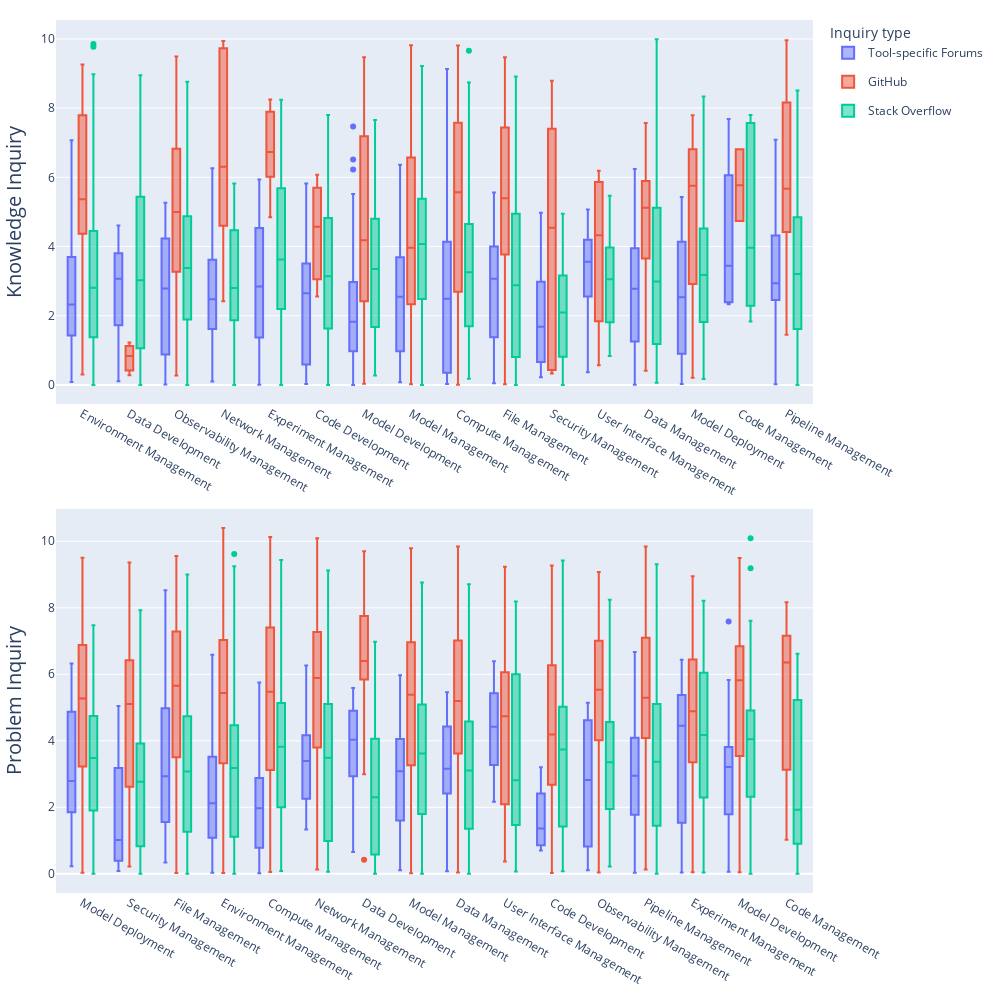

Notebook code cell kept with this figure:
### Code cell
df = pd.read_json(os.path.join(path_rq3, 'forums.json'))
df['Challenge_resolved_time'] = df['Challenge_resolved_time'].apply(lambda x: np.log(x+1))
df['Challenge_topic_macro'] = df['Challenge_topic_macro'].apply(lambda x: macro_topic_indexing[x])

n = len(df['Challenge_type'].unique())
fig = make_subplots(rows=n, cols=1, shared_xaxes=False, vertical_spacing=0.12)

for i, (type, group) in enumerate(df.groupby('Challenge_type')):
    temp_fig = px.box(group, x="Challenge_topic_macro", y="Challenge_resolved_time", color="Platform")
    for trace in temp_fig.data:       
        trace.showlegend = True if i == 0 else False
        fig.add_trace(trace, row=i+1, col=1)
    fig.update_yaxes(title_text=f'{type[0].upper() + type[1:]} Inquiry', title_font=dict(size=20), row=i+1, col=1)

fig.update_layout(
    width=1000, 
    height=1000,
    margin=go.layout.Margin(
        l=20,  # left margin
        r=20,  # right margin
        b=20,  # bottom margin
        t=20,  # top margin
    ),
    legend_title='Inquiry type',
    boxmode='group' 
)
fig.show()
fig.write_image(os.path.join(path_rq3, f'Macro-topics resolved time boxplot.pdf'))

### Figure 1 — Plotly figure (JSON) as saved in the notebook; plotly's stock layout.template omitted (floating-point values rounded to 4 significant figures; data arrays with more than 128 entries replaced by an {"elided": "..."} marker saying what was removed)
{"data": [{"alignmentgroup": "True", "hovertemplate": "Platform=Tool-specific Forums<br>Challenge_topic_macro=%{x}<br>Challenge_resolved_time=%{y}<extra></extra>", "legendgroup": "Tool-specific Forums", "marker": {"color": "#636efa"}, "name": "Tool-specific Forums", "notched": false, "offsetgroup": "Tool-specific Forums", "orientation": "v", "showlegend": true, "type": "box", "x": {"elided": "2223 str values"}, "x0": " ", "xaxis": "x", "y": {"elided": "2223 float values"}, "y0": " ", "yaxis": "y"}, {"alignmentgroup": "True", "hovertemplate": "Platform=GitHub<br>Challenge_topic_macro=%{x}<br>Challenge_resolved_time=%{y}<extra></extra>", "legendgroup": "GitHub", "marker": {"color": "#EF553B"}, "name": "GitHub", "notched": false, "offsetgroup": "GitHub", "orientation": "v", "showlegend": true, "type": "box", "x": {"elided": "318 str values"}, "x0": " ", "xaxis": "x", "y": {"elided": "318 float values"}, "y0": " ", "yaxis": "y"}, {"alignmentgroup": "True", "hovertemplate": "Platform=Stack Overflow<br>Challenge_topic_macro=%{x}<br>Challenge_resolved_time=%{y}<extra></extra>", "legendgroup": "Stack Overflow", "marker": {"color": "#00cc96"}, "name": "Stack Overflow", "notched": false, "offsetgroup": "Stack Overflow", "orientation": "v", "showlegend": true, "type": "box", "x": {"elided": "3029 str values"}, "x0": " ", "xaxis": "x", "y": {"elided": "3029 float values"}, "y0": " ", "yaxis": "y"}, {"alignmentgroup": "True", "hovertemplate": "Platform=Tool-specific Forums<br>Challenge_topic_macro=%{x}<br>Challenge_resolved_time=%{y}<extra></extra>", "legendgroup": "Tool-specific Forums", "marker": {"color": "#636efa"}, "name": "Tool-specific Forums", "notched": false, "offsetgroup": "Tool-specific Forums", "orientation": "v", "showlegend": false, "type": "box", "x": {"elided": "2474 str values"}, "x0": " ", "xaxis": "x2", "y": {"elided": "2474 float values"}, "y0": " ", "yaxis": "y2"}, {"alignmentgroup": "True", "hovertemplate": "Platform=GitHub<br>Challenge_topic_macro=%{x}<br>Challenge_resolved_time=%{y}<extra></extra>", "legendgroup": "GitHub", "marker": {"color": "#EF553B"}, "name": "GitHub", "notched": false, "offsetgroup": "GitHub", "orientation": "v", "showlegend": false, "type": "box", "x": {"elided": "1992 str values"}, "x0": " ", "xaxis": "x2", "y": {"elided": "1992 float values"}, "y0": " ", "yaxis": "y2"}, {"alignmentgroup": "True", "hovertemplate": "Platform=Stack Overflow<br>Challenge_topic_macro=%{x}<br>Challenge_resolved_time=%{y}<extra></extra>", "legendgroup": "Stack Overflow", "marker": {"color": "#00cc96"}, "name": "Stack Overflow", "notched": false, "offsetgroup": "Stack Overflow", "orientation": "v", "showlegend": false, "type": "box", "x": {"elided": "3656 str values"}, "x0": " ", "xaxis": "x2", "y": {"elided": "3656 float values"}, "y0": " ", "yaxis": "y2"}], "layout": {"boxmode": "group", "height": 1000, "legend": {"title": {"text": "Inquiry type"}}, "margin": {"b": 20, "l": 20, "r": 20, "t": 20}, "width": 1000, "xaxis": {"anchor": "y", "domain": [0, 1]}, "xaxis2": {"anchor": "y2", "domain": [0, 1]}, "yaxis": {"anchor": "x", "domain": [0.56, 1], "title": {"font": {"size": 20}, "text": "Knowledge Inquiry"}}, "yaxis2": {"anchor": "x2", "domain": [0, 0.44], "title": {"font": {"size": 20}, "text": "Problem Inquiry"}}}}
